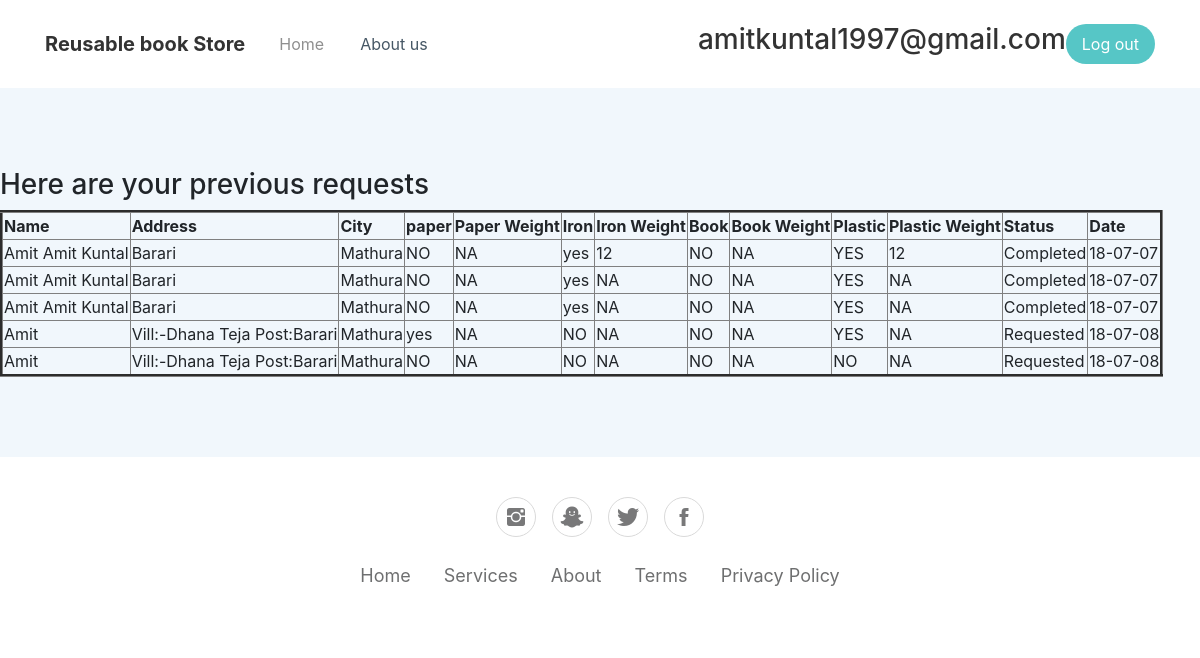
The app's page /viewrequest.php (signed in) with its own data.
### tables this page shows
CREATE TABLE IF NOT EXISTS `requests` (
  `requestid` varchar(15) NOT NULL,
  `name` varchar(30) NOT NULL,
  `phone` bigint(10) NOT NULL,
  `address` varchar(50) NOT NULL,
  `street` varchar(30) NOT NULL,
  `city` varchar(20) NOT NULL,
  `state` varchar(20) NOT NULL,
  `zip` varchar(6) NOT NULL,
  `status` text NOT NULL,
  `date` varchar(12) NOT NULL,
  `email` varchar(30) NOT NULL,
  `paper` varchar(3) NOT NULL,
  `pweight` decimal(10,0) NOT NULL,
  `metal` varchar(3) NOT NULL,
  `mweight` decimal(10,0) NOT NULL,
  `book` varchar(3) NOT NULL,
  `bweight` decimal(10,0) NOT NULL,
  `plastic` varchar(3) NOT NULL,
  `plweight` decimal(10,0) NOT NULL,
  PRIMARY KEY (`requestid`)
);

### viewrequest.php (the view, shortened to what this page needs)
<?php
if(!isset($_SESSION["sess_user"])){
	header("location:untitled.php");
} else {
?>
<!DOCTYPE html>
<html>
<head>
    <link rel="stylesheet" href="assets/bootstrap/css/bootstrap.min.css">
    <link rel="stylesheet" href="assets/fonts/ionicons.min.css">
    <link rel="stylesheet" href="assets/css/styles.min.css">
</head>
<body>
    <div>
        <nav class="navbar navbar-light navbar-expand-md navigation-clean-button">
            <div class="container"><a class="navbar-brand" href="index.html">Reusable book Store</a>
                <div
                    class="collapse navbar-collapse" id="navcol-1">
                    <ul class="nav navbar-nav mr-auto">
                        <li class="nav-item" role="presentation"><a class="nav-link active" href="#">Home</a></li>
                        <li class="nav-item" role="presentation"><a class="nav-link" href="about.php">About us</a></li>
                    </ul>
					<h3><?php echo $_SESSION['sess_user']; ?></h3>
					<span class="navbar-text actions"> <a class="btn btn-light action-button" role="button" href="logout.php">Log out</a></span></div>
    </div>
    </nav>
    </div>
	<div class="contact-clean">
	<h3>Here are your previous requests</h3>
        <?php
		include_once("config.php");
		$email=$_SESSION['sess_user'];
		$sql="SELECT * FROM `requests`  WHERE email='".$email."'  ORDER BY `date` ASC;";
		$retval = mysql_query( $sql, $con );
										echo"<table border='3'><tr><th>Name</th>
											<th>Address</th>
											<th>City</th>
											<th>paper</th>
											<th>Paper Weight</th>
											<th>Iron</th>
											<th>Iron Weight</th>
											<th>Book</th>
											<th>Book Weight</th>
											<th>Plastic </th>
											<th>Plastic Weight</th>
											<th>Status</th>
											<th>Date</th>
											</tr>";
									while($row = mysql_fetch_array($retval, MYSQL_ASSOC))
									{
									  echo "<tr><td>{$row['name']}</td>
											<td>{$row['address']}</td>
											<td>{$row['city']}</td>";
										echo	"<td>{$row['paper']}</td>";
										if($row['pweight']=='0')
										{
											echo "<td>NA</td>";
										}
										else
										{
											echo "<td>{$row['pweight']}</td>";
										}
										echo	"<td>{$row['metal']}</td>";
										if($row['mweight']=='0')
										{
											echo "<td>NA</td>";
										}
										else
										{
											echo "<td>{$row['mweight']}</td>";
										}
										echo	"<td>{$row['book']}</td>";
										if($row['bweight']=='0')
										{
											echo "<td>NA</td>";
										}
										else
										{
											echo "<td>{$row['bweight']}</td>";
										}
										echo	"<td>{$row['plastic']}</td>";
										if($row['plweight']=='0')
										{
											echo "<td>NA</td>";
										}
										else
										{
											echo "<td>{$row['plweight']}</td>";
										}
										echo "<td>{$row['status']}</td>";
										echo "<td>{$row['date']}</td>";
										echo	"</tr>";
									}
									echo "</table>";
		?>
    </div>
    <div class="footer-basic">
        <footer>
            <div class="social"><a href="#"><i class="icon ion-social-instagram"></i></a><a href="#"><i class="icon ion-social-snapchat"></i></a><a href="#"><i class="icon ion-social-twitter"></i></a><a href="#"><i class="icon ion-social-facebook"></i></a></div>
            <ul class="list-inline">
                <li class="list-inline-item"><a href="#">Home</a></li>
                <li class="list-inline-item"><a href="#">Services</a></li>
                <li class="list-inline-item"><a href="#">About</a></li>
                <li class="list-inline-item"><a href="#">Terms</a></li>
                <li class="list-inline-item"><a href="#">Privacy Policy</a></li>
            </ul>
        </footer>
    </div>
<?php
}?>
</body>
</html>

### records on screen
requests: name "Amit Amit Kuntal", address "Barari", city "Mathura", paper "NO", pweight "NA", metal "yes", mweight "12", book "NO", bweight "NA", plastic "YES", plweight "12", status "Completed", date "18-07-07"
requests: name "Amit Amit Kuntal", address "Barari", city "Mathura", paper "NO", pweight "NA", metal "yes", mweight "NA", book "NO", bweight "NA", plastic "YES", plweight "NA", status "Completed", date "18-07-07"
requests: name "Amit Amit Kuntal", address "Barari", city "Mathura", paper "NO", pweight "NA", metal "yes", mweight "NA", book "NO", bweight "NA", plastic "YES", plweight "NA", status "Completed", date "18-07-07"
requests: name "Amit", address "Vill:-Dhana Teja Post:Barari", city "Mathura", paper "yes", pweight "NA", metal "NO", mweight "NA", book "NO", bweight "NA", plastic "YES", plweight "NA", status "Requested", date "18-07-08"
requests: name "Amit", address "Vill:-Dhana Teja Post:Barari", city "Mathura", paper "NO", pweight "NA", metal "NO", mweight "NA", book "NO", bweight "NA", plastic "NO", plweight "NA", status "Requested", date "18-07-08"

### other values on screen
$_SESSION['sess_user'] "amitkuntal1997@gmail.com"
